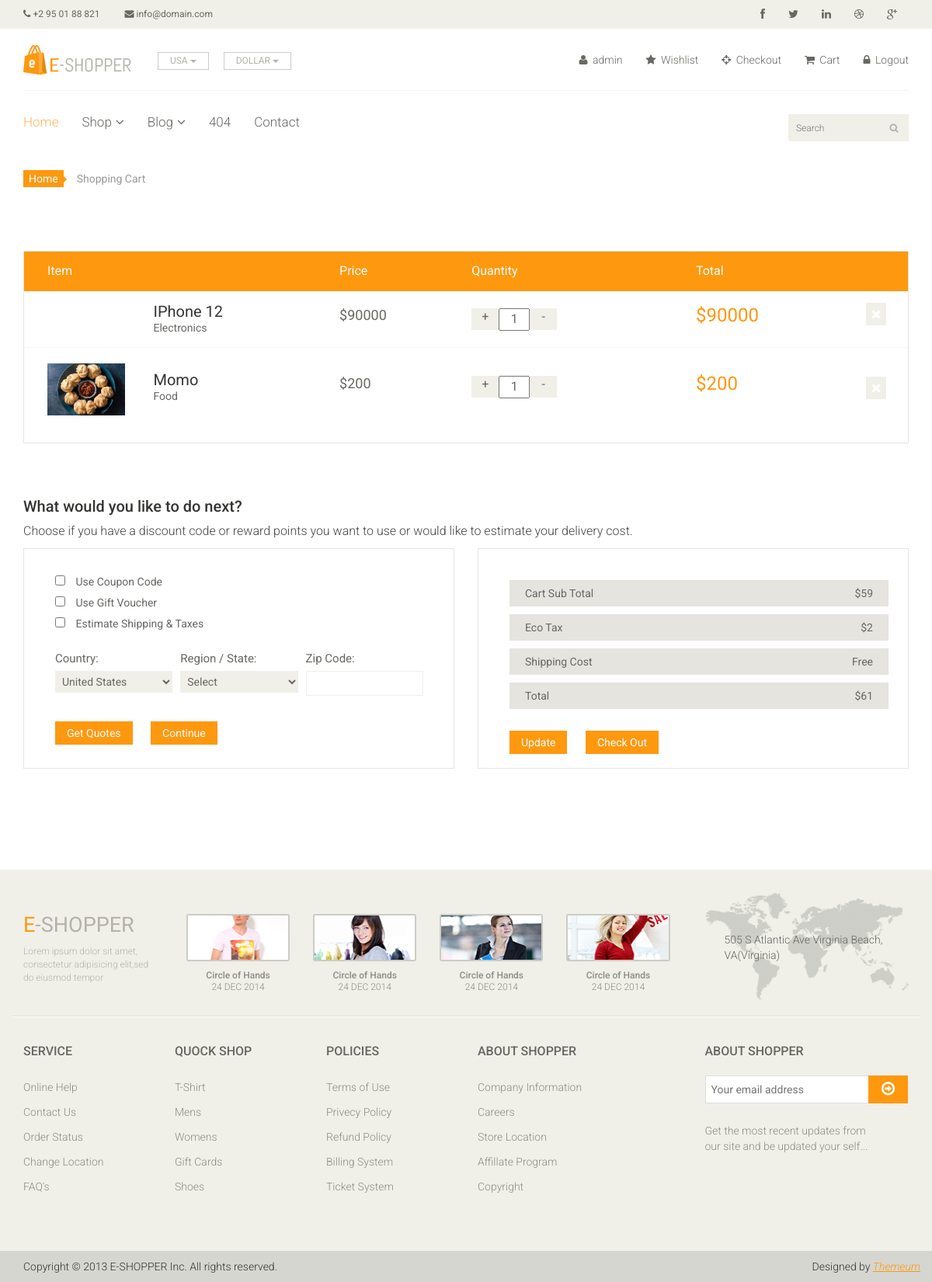
The page /cart (signed in) on the database as committed earlier.
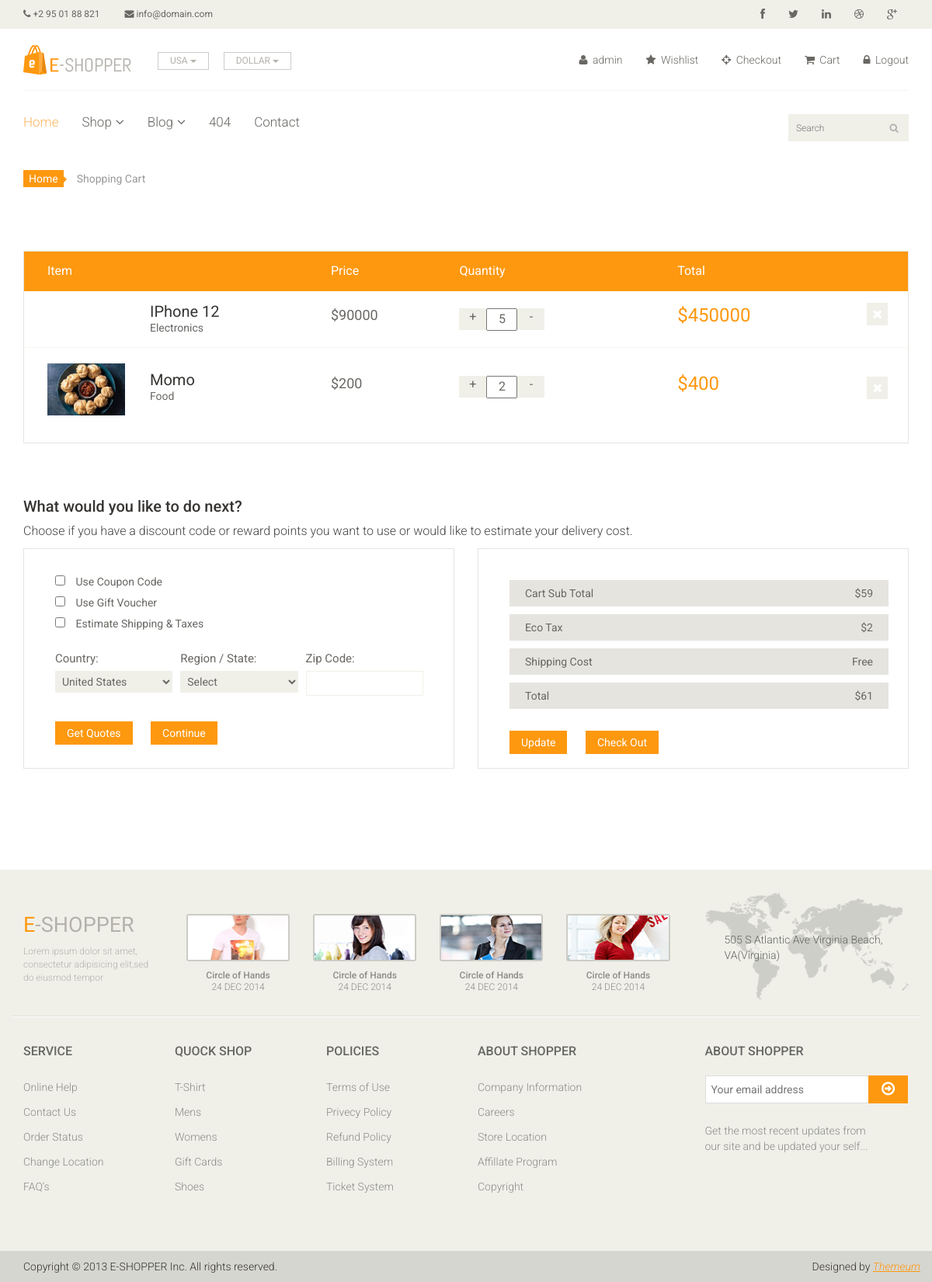
The same page on the database as committed later.
### home/models.py (models this page shows, shortened)
class Cart(models.Model):
	username = models.CharField(max_length = 300)
	slug = models.CharField(max_length = 300)
	quantity = models.IntegerField(default = 1)
	date = models.DateTimeField(auto_now_add = True)
	checkout = models.BooleanField(default = False)
	items = models.ForeignKey(Product, on_delete = models.CASCADE, null = True)
	total = models.IntegerField(default = 0)
	def get_url(self):
		return reverse("home:remove-cart",kwargs = {'slug':self.slug})

class Product(models.Model):
	title = models.CharField(max_length = 500)
	slug = models.CharField(max_length = 500, default = "", blank = True)
	price = models.IntegerField()
	discounted_price = models.IntegerField()
	status = models.CharField(max_length = 100, blank = True, choices = (('active','active'),('','inactive')))
	image = models.ImageField(upload_to = 'media')
	description = models.TextField(blank = True)
	labels = models.CharField(max_length = 100, choices = (('new','new'),('hot','hot'),('sale','sale')))
	category = models.ForeignKey(Category, on_delete = models.CASCADE)
	subcategory = models.ForeignKey(SubCategory, on_delete = models.CASCADE)
	brand = models.ForeignKey(Brand, on_delete = models.CASCADE, null = True)
	stock = models.CharField(max_length = 100, choices = (('In Stock','In Stock'),('Out of Stock','Out of Stock')))

class Category(models.Model):
	title = models.CharField(max_length = 400)
	slug = models.CharField(max_length = 500, unique = True) #Slug bhaneko ID jastai primary key
	description = models.TextField()
	def __str__(self):
		return self.title

### home/views.py (the view)
# urls.py: path('cart', CartView.as_view(), name = 'cart'),
class CartView(BaseView):
	def get(self, request):
		self.views['my_cart'] = Cart.objects.filter(username = request.user.username,checkout = False)
		return render(request,'cart.html',self.views)

### templates/cart.html (shortened to what this page needs)
{% extends 'base.html' %}
{% load static %}
{% block content %}
	<section id="cart_items">
		<div class="container">
			<div class="breadcrumbs">
				<ol class="breadcrumb">
				  <li><a href="#">Home</a></li>
				  <li class="active">Shopping Cart</li>
				</ol>
			</div>
			<div class="table-responsive cart_info">
				<table class="table table-condensed">
					<thead>
						<tr class="cart_menu">
							<td class="image">Item</td>
							<td class="description"></td>
							<td class="price">Price</td>
							<td class="quantity">Quantity</td>
							<td class="total">Total</td>
							<td></td>
						</tr>
					</thead>
					<tbody>
						{% for cart in my_cart %}
						<tr>
							<td class="cart_product">
								<a href=""><img src="{{cart.items.image.url}}" alt="" width = "100"></a>
							</td>
							<td class="cart_description">
								<h4><a href="">{{cart.items.title}}</a></h4>
								<p>{{cart.items.category}}</p>
							</td>
							<td class="cart_price">
								<p>${{cart.items.price}}</p>
							</td>
							<td class="cart_quantity">
								<div class="cart_quantity_button">
									<a class="cart_quantity_up" href=""> + </a>
									<input class="cart_quantity_input" type="text" name="quantity" value="{{cart.quantity}}" autocomplete="off" size="2">
									<a class="cart_quantity_down" href=""> - </a>
								</div>
							</td>
							<td class="cart_total">
								<p class="cart_total_price">${{cart.total}}</p>
							</td>
							<td class="cart_delete">
								<a class="cart_quantity_delete" href="{{cart.get_url}}"><i class="fa fa-times"></i></a>
							</td>
						</tr>
						{% endfor %}
					</tbody>
				</table>
			</div>
		</div>
	</section>
	<section id="do_action">
		<div class="container">
			<div class="heading">
				<h3>What would you like to do next?</h3>
				<p>Choose if you have a discount code or reward points you want to use or would like to estimate your delivery cost.</p>
			</div>
			<div class="row">
				<div class="col-sm-6">
					<div class="chose_area">
						<ul class="user_option">
							<li>
								<input type="checkbox">
								<label>Use Coupon Code</label>
							</li>
							<li>
								<input type="checkbox">
								<label>Use Gift Voucher</label>
							</li>
							<li>
								<input type="checkbox">
								<label>Estimate Shipping & Taxes</label>
							</li>
						</ul>
						<ul class="user_info">
							<li class="single_field">
								<label>Country:</label>
								<select>
									<option>United States</option>
								</select>
							</li>
							<li class="single_field">
								<label>Region / State:</label>
								<select>
									<option>Select</option>
								</select>
							</li>
							<li class="single_field zip-field">
								<label>Zip Code:</label>
								<input type="text">
							</li>
						</ul>
						<a class="btn btn-default update" href="">Get Quotes</a>
						<a class="btn btn-default check_out" href="">Continue</a>
					</div>
				</div>
				<div class="col-sm-6">
					<div class="total_area">
						<ul>
							<li>Cart Sub Total <span>$59</span></li>
							<li>Eco Tax <span>$2</span></li>
							<li>Shipping Cost <span>Free</span></li>
							<li>Total <span>$61</span></li>
						</ul>
							<a class="btn btn-default update" href="">Update</a>
							<a class="btn btn-default check_out" href="">Check Out</a>
					</div>
				</div>
			</div>
		</div>
	</section>
{% endblock %}

Rows that differ between the two databases and show on the page:
changed Cart "IPhone 12": quantity "1" → "5"; total "90000" → "450000"
changed Cart "Momo": quantity "1" → "2"; total "200" → "400"
